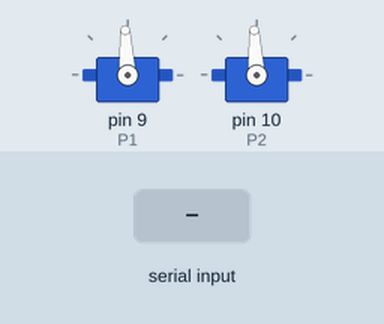
This sketch was run on a simulated Arduino Uno, built with avr-gcc and run on an emulated ATmega328P. Parts: 2 × servo. Inputs (shaded band) come from the test bench. What the sketch prints to the serial monitor is not drawn.

Above: at 1.5 s.
1.6 s: "a" received over Serial
At 2.0 s:
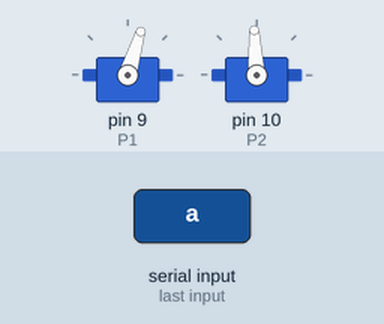
3.1 s: byte 98 ('b') received over Serial
At 4.3 s:
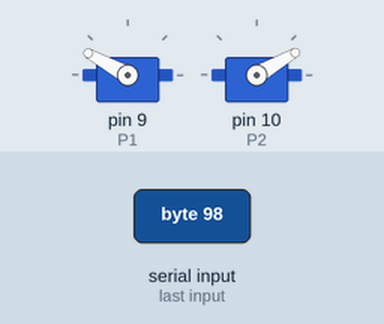
4.6 s: "t" received over Serial
At 5.5 s:
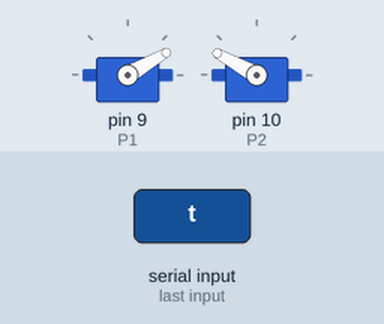
6.1 s: "d" received over Serial
At 6.7 s:
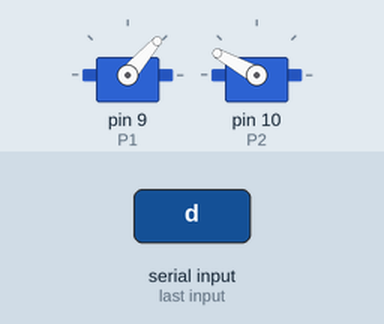
7.6 s: "d" received over Serial
At 8.8 s:
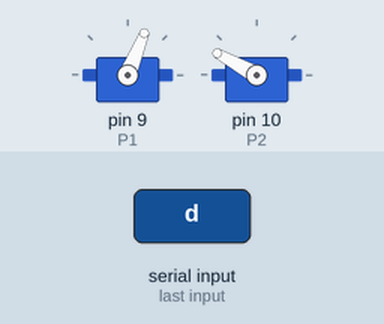
9.1 s: "c" received over Serial
At 10.1 s:
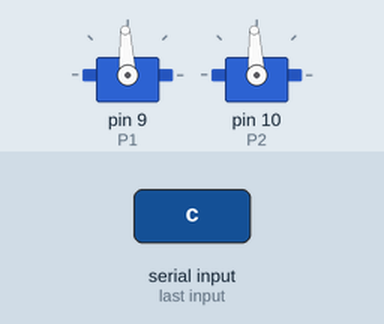
Timing chart, 0 to 11.6 s (numbered marks = the images above; inputs shaded):
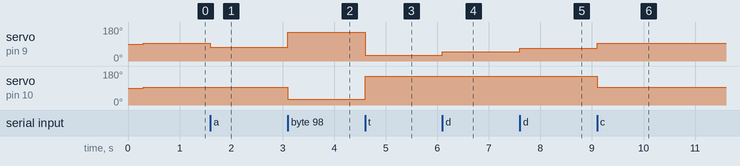

The sketch:

ServoCalibration.ino
```cpp
#include <Servo.h>
Servo s1, s2;

const int P1 = 9, P2 = 10;
int active = 1;                 // 1 or 2: which servo you're moving
int stepUs = 200;                 // jog size (µs)
int us1 = 1500, us2 = 1500;     // current commands
int min1 = 1500, max1 = 1500;   // discovered bounds
int min2 = 1500, max2 = 1500;

int CLAMP_MIN = 850;           // start conservative
int CLAMP_MAX = 2100;           // widen later only if safe

void writeCmds() {
  s1.writeMicroseconds(constrain(us1, CLAMP_MIN, CLAMP_MAX));
  s2.writeMicroseconds(constrain(us2, CLAMP_MIN, CLAMP_MAX));
}

void printState() {
  Serial.print("Active S"); Serial.print(active);
  Serial.print("  S1:"); Serial.print(us1);
  Serial.print(" ["); Serial.print(min1); Serial.print(","); Serial.print(max1); Serial.print("]");
  Serial.print("  S2:"); Serial.print(us2);
  Serial.print(" ["); Serial.print(min2); Serial.print(","); Serial.print(max2); Serial.print("]");
  Serial.print("  step="); Serial.println(stepUs);
}

void setup() {
  Serial.begin(115200);
  s1.attach(P1); s2.attach(P2);
  delay(300);
  writeCmds(); printState();
  Serial.println("Keys: '1'/'2' select servo | 'a' left, 'd' right | '[' smaller step, ']' bigger step | 'c' center | 'm' save MIN | 'M' save MAX");
}

void loop() {
  if (!Serial.available()) return;
  char c = Serial.read();

  int &u = (active==1 ? us1 : us2);
  int &mn = (active==1 ? min1 : min2);
  int &mx = (active==1 ? max1 : max2);

  if (c=='1') active = 1;
  else if (c=='2') active = 2;
  else if (c=='a') u -= stepUs;
  else if (c=='d') u += stepUs;
  else if (c=='[') stepUs = max(1, stepUs/2);
  else if (c==']') stepUs = min(100, stepUs*2);
  else if (c=='c') { us1 = us2 = 1500; }
  else if (c=='m') mn = u;    // record current as MIN
  else if (c=='M') mx = u;    // record current as MAX
  else if (c=='t') { us1 = CLAMP_MIN; us2 = CLAMP_MAX; }
  else if (c=='b') { us1 = CLAMP_MAX; us2 = CLAMP_MIN; }
  writeCmds();
  printState();
}
```

Measured:
- after the input at 1.6 s, servo on pin 9 (P1): 93° → 73° at once
- after the input at 3.1 s, servo on pin 9 (P1): 73° → 151° at once; servo on pin 10 (P2): 93° → 30° at once
- after the input at 4.6 s, servo on pin 9 (P1): 151° → 30° at once; servo on pin 10 (P2): 30° → 151° at once
- after the input at 6.1 s, servo on pin 9 (P1): 30° → 49° at once
- after the input at 7.6 s, servo on pin 9 (P1): 49° → 68° at once
- after the input at 9.1 s, servo on pin 9 (P1): 68° → 93° at once; servo on pin 10 (P2): 151° → 93° at once
